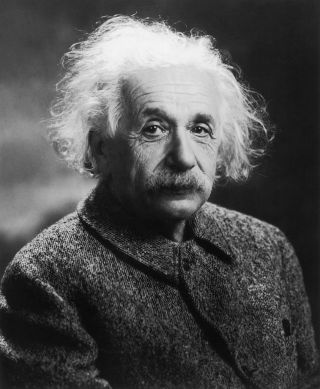
#> input picture Bai13/einstein.jpg, 320 x 389 px
$ python code.py
#> lines starting #> are read from the running program, lines starting #| are printed output that depends on the picture
import cv2
import numpy as np

if __name__ == '__main__':
    path = 'einstein.jpg'
    image = cv2.imread(path)
#> image is the input picture: shape (389, 320, 3); min 0, max 251, mean 78.8
    rows,columns,channel = image.shape
#> rows = 389; columns = 320; channel = 3
    mask = np.ones((rows,columns),dtype=np.uint8) * 255
    r = 1
    c = 1


    color = (0,0,0)
    while(r < rows):
        while(c < columns and c < 319):
            # pix1_0 = image[c - 1 , r - 1,0]
            # pix1_1 = image[c - 1 , r - 1,1]
            # pix1_2 = image[c - 1 , r - 1,2]

            pix1_0 = image[r - 1 , c - 1,0]
            pix1_1 = image[r - 1 , c - 1,1]
            pix1_2 = image[r - 1 , c - 1,2]

            # pix2_0 = image[c , r - 1,0]
            # pix2_1 = image[c , r - 1,1]
            # pix2_2 = image[c , r - 1,2]

            pix2_0 = image[r -1, c,0]
            pix2_1 = image[r -1, c,1]
            pix2_2 = image[r -1, c,2]

            # pix3_0 = image[c + 1, r - 1,0]
            # pix3_1 = image[c + 1, r - 1,1]
            # pix3_2 = image[c + 1, r - 1,2]

            pix3_0 = image[r - 1, c + 1,0]
            pix3_1 = image[r - 1, c + 1,1]
            pix3_2 = image[r - 1, c + 1,2]

            # pix4_0 = image[c - 1, r,0]
            # pix4_1 = image[c - 1, r,1]
            # pix4_2 = image[c - 1, r,2]

            pix4_0 = image[r , c - 1,0]
            pix4_1 = image[r , c - 1,1]
            pix4_2 = image[r , c - 1,2]

            # pix5_0 = image[c, r,0]
            # pix5_1 = image[c, r,1]
            # pix5_2 = image[c, r,2]

            pix5_0 = image[r, c,0]
            pix5_1 = image[r, c,1]
            pix5_2 = image[r, c,2]

            # pix6_0 = image[c + 1, r,0]
            # pix6_1 = image[c + 1, r,1]
            # pix6_2 = image[c + 1, r,2]

            pix6_0 = image[r, c + 1,0]
            pix6_1 = image[r, c + 1,1]
            pix6_2 = image[r, c + 1,2]

            # pix7_0 = image[c - 1, r + 1,0]
            # pix7_1 = image[c - 1, r + 1,1]
            # pix7_2 = image[c - 1, r + 1,2]

            pix7_0 = image[r + 1, c - 1,0]
            pix7_1 = image[r + 1, c - 1,1]
            pix7_2 = image[r + 1, c - 1,2]

            # pix8_0 = image[c, r+1,0]
            # pix8_1 = image[c, r+1,1]
            # pix8_2 = image[c, r+1,2]

            pix8_0 = image[r+1, c,0]
            pix8_1 = image[r+1, c,1]
            pix8_2 = image[r+1, c,2]

            # pix9_0 = image[c + 1, r + 1,0]
            # pix9_1 = image[c + 1, r + 1,1]
            # pix9_2 = image[c + 1, r + 1,2]

            pix9_0 = image[r + 1, c + 1,0]
            pix9_1 = image[r + 1, c + 1,1]
            pix9_2 = image[r + 1, c + 1,2]

            # vertical line
            vertmean0 = (pix2_0 + pix5_0 + pix8_0) / 3
            vertmean1 = (pix2_1 + pix5_1 + pix8_1) / 3
            vertmean2 = (pix2_2 + pix5_2 + pix8_2) / 3
            vertvariance0 = (pow((pix2_0 - vertmean0), 2) + pow((pix5_0 - vertmean0), 2) + pow((pix8_0 - vertmean0), 2)) / 2
            vertvariance1 = (pow((pix2_1 - vertmean1), 2) + pow((pix5_1 - vertmean1), 2) + pow((pix8_1 - vertmean1), 2)) / 2
            vertvariance2 = (pow((pix2_2 - vertmean2), 2) + pow((pix5_2 - vertmean2), 2) + pow((pix8_2 - vertmean2), 2)) / 2
            vertvariance = vertvariance0 * vertvariance1 * vertvariance2

            # horizontal line
            horzmean0 = (pix4_0 + pix5_0+ pix6_0) / 3
            horzmean1 = (pix4_1 + pix5_1 + pix6_1) / 3
            horzmean2 = (pix4_2 + pix5_2 + pix6_2) / 3
            horzvariance0 = (pow((pix4_0 - horzmean0), 2) + pow((pix5_0 - horzmean0), 2) + pow((pix6_0 - horzmean0), 2)) / 2
            horzvariance1 = (pow((pix4_1 - horzmean1), 2) + pow((pix5_1 - horzmean1), 2) + pow((pix6_1 - horzmean1), 2)) / 2
            horzvariance2 = (pow((pix4_2 - horzmean2), 2) + pow((pix5_2 - horzmean2), 2) + pow((pix6_2 - horzmean2), 2)) / 2
            horzvariance = horzvariance0 * horzvariance1 * horzvariance2

            # downward diagonal line
            dndgmean0 = (pix1_0 + pix5_0 + pix9_0) / 3
            dndgmean1 = (pix1_1 + pix5_1 + pix9_1) / 3
            dndgmean2 = (pix1_2 + pix5_2 + pix9_2) / 3
            dndgvariance0 = (pow((pix1_0 - dndgmean0), 2) + pow((pix5_0 - dndgmean0), 2) + pow((pix9_0 - dndgmean0), 2)) / 2
            dndgvariance1 = (pow((pix1_1 - dndgmean1), 2) + pow((pix5_1 - dndgmean1), 2) + pow((pix9_1 - dndgmean1), 2)) / 2
            dndgvariance2 = (pow((pix1_2 - dndgmean2), 2) + pow((pix5_2 - dndgmean2), 2) + pow((pix9_2 - dndgmean2), 2)) / 2
            dndgvariance = dndgvariance0 * dndgvariance1 * dndgvariance2


            # upward diagonal line
            updgmean0 = (pix3_0 + pix5_0+ pix7_0) / 3
            updgmean1 = (pix3_1 + pix5_1 + pix7_1) / 3
            updgmean2 = (pix3_2 + pix5_2 + pix7_2) / 3
            updgvariance0 = (pow((pix3_0 - updgmean0), 2) + pow((pix5_0 - updgmean0), 2) + pow((pix7_0 - updgmean0), 2)) / 2
            updgvariance1 = (pow((pix3_1 - updgmean1), 2) + pow((pix5_1 - updgmean1), 2) + pow((pix7_1 - updgmean1), 2)) / 2
            updgvariance2 = (pow((pix3_2 - updgmean2), 2) + pow((pix5_2 - updgmean2), 2) + pow((pix7_2 - updgmean2), 2)) / 2
            updgvariance = updgvariance0 * updgvariance1 * updgvariance2


            # DRAW A LINE WHOSE LENGTH IS TO THE DEGREE THAT THE PIXEL IS IN THAT DIRECTION

            # whichever has the highest correlation, determine to what degree it has the best correlation
            if (vertvariance < horzvariance and vertvariance < dndgvariance and vertvariance < updgvariance):
                mask = cv2.line(mask, (c, r-1),(c,r+1), color)
            elif (horzvariance < vertvariance and horzvariance < dndgvariance and horzvariance < updgvariance):
                mask = cv2.line(mask, (c-1, r), (c + 1, r), color)
            elif (dndgvariance < vertvariance and dndgvariance < horzvariance and dndgvariance < updgvariance):
                mask = cv2.line(mask, (c-1, r-1), (c + 1, r+1), color)
            elif (updgvariance < vertvariance and updgvariance < horzvariance and updgvariance < dndgvariance):
                mask = cv2.line(mask, (c-1, r+1), (c + 1, r-1), color)
            else:
                mask = cv2.circle(mask,(c, r),0,color)
            c = c + 2
            if c == 317:
                c = 1
                break
        r = r + 2
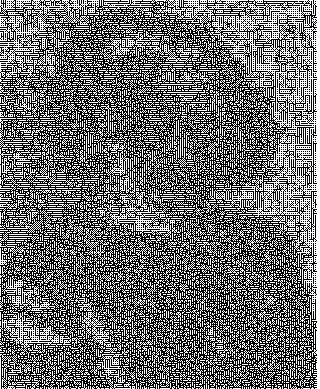
#> mask: shape (389, 320); 42.7% white in thin lines or dots
#> after the loop, c = 1; r = 389

    cv2.imshow("image",image)
    cv2.imshow("mask",mask)
    cv2.waitKey()
